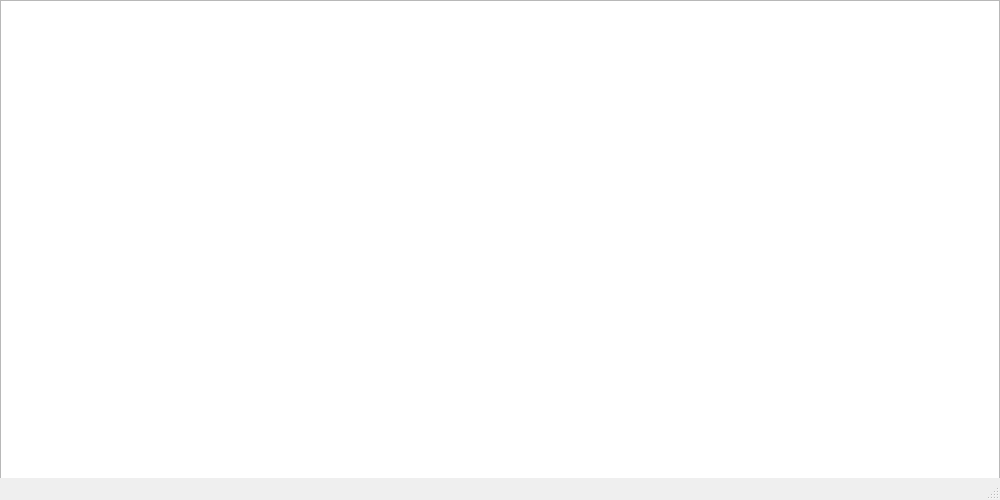
<?xml version="1.0" encoding="UTF-8"?>
<ui version="4.0">
 <class>MainWindow</class>
 <widget class="QMainWindow" name="MainWindow">
  <property name="geometry">
   <rect>
    <x>100</x>
    <y>100</y>
    <width>1000</width>
    <height>500</height>
   </rect>
  </property>
  <property name="windowTitle">
   <string>Кофе</string>
  </property>
  <widget class="QWidget" name="centralwidget">
   <widget class="QTableWidget" name="tableWidget">
    <property name="geometry">
     <rect>
      <x>0</x>
      <y>0</y>
      <width>1000</width>
      <height>1000</height>
     </rect>
    </property>
   </widget>
  </widget>
  <widget class="QStatusBar" name="statusbar"/>
 </widget>
 <resources/>
 <connections/>
</ui>
